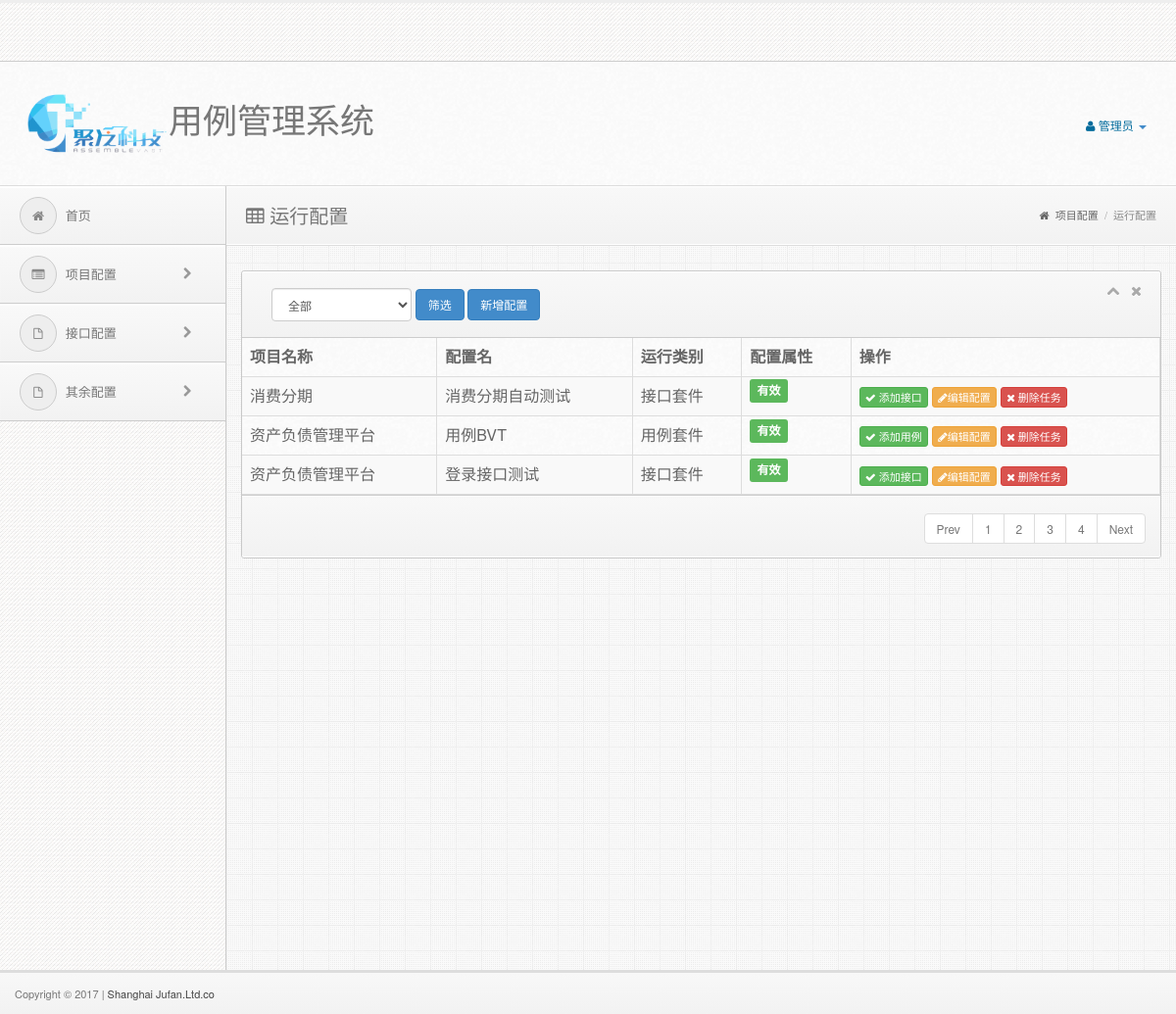
Page /auth_option/project/run_mange (signed in) on the committed database.
### APP/models.py (models this page shows)
class Project(db.Model):
    __tablename__ = "projects"
    id = db.Column(db.Integer, primary_key=True)
    name = db.Column(db.String(200), unique=False)
    desc = db.Column(db.String(500), unique=False)
    Operator_name = db.Column(db.String(200), unique=False) #操作人
    project_status = db.Column(db.String(10), default=0, nullable=False)
    @staticmethod
    def return_project():
        project = [(m.id, m.name) for m in Project.query.all()]
        return project

class RunCaseConfig(db.Model):
    __tablename__ = "runcaseconfig"
    id = db.Column(db.Integer, primary_key=True)
    project_id = db.Column(db.Integer, nullable=False)
    plan_name = db.Column(db.String(500), unique=False)
    sort_id = db.Column(db.String(500), unique=False)
    run_mode = db.Column(db.String(5), unique=False)
    config_status = db.Column(db.String(10), unique=False)
    cron_time = db.Column(db.String(50), unique=False)

### APP/auth/views.py (the view, shortened to what this page needs)
@auth_option.route('/project/run_mange', methods=['GET', 'POST'])
def run_mange():
    project_id = request.args.get('project_id', -1, type=int)  # 项目ID
    form = RunMange(project_id=project_id)
    form2 = AddRunMange()
    form4 = EditRunMange()
    projects = Project.return_project()
    projects.append(('-1', u'全部'))
    form.project_id.choices = projects
    form2.project_id.choices = projects
    form4.project_id.choices = projects
    if 'username' not in session:
        return redirect(url_for("auth_login.login"))
    run_manage_infos = RunCaseConfig.query.order_by(RunCaseConfig.id.desc()).all()
    return render_template("runmanage.html", form=form, form2=form2, form4=form4, len_run_manage=len(run_manage_infos), run_manage_infos=run_manage_infos, project=Project, api_id=0,run_id=0)

### APP/auth/forms.py
class RunMange(Form):
    project_id = SelectField(u'所属项目', coerce=int, validators=[DataRequired()])

class AddRunMange(RunMange):
    plan_name = StringField(u'套件名', validators=[DataRequired()])
    sort_id = TextAreaField(u'运行Case', validators=[DataRequired()])
    config_status = RadioField(u'套件属性', choices=[('true', u'有效'), ('flase', u'失效')], default='true')
    run_mode = RadioField(u'运行方式', choices=[('2', u'接口套件'), ('3', u'用例套件')], default='1')
    run_time = TextAreaField(u'运行时间cron', validators=[DataRequired()])

### APP/templates/runmanage.html (shortened to what this page needs)
{% extends 'base.html' %}
{% block admin_content %}
	<div class="mainbar">
      <div class="page-head">
        <h2 class="pull-left"><i class="icon-table"></i> 运行配置</h2>
        <div class="bread-crumb pull-right">
          <a href="#"><i class="icon-home"></i> 项目配置</a>
          <span class="divider">/</span>
          <a href="{{ url_for("auth_option.run_mange") }}" class="bread-current">运行配置</a>
        </div>
        <div class="clearfix"></div>
      </div>
	    <div class="matter">
        <div class="container">
            <div class="row">
              <div class="col-md-12">
                <div class="widget">
                <div class="widget-head">
                  <div class="pull-left">
        <form class="navbar-form navbar-left" role="search" method="POST">
			<div class="form-group">
                {{ form.project_id(class="form-control", placeholder="所属项目")  }}
			</div>
            <div class="form-group">
                        <button type="submit" class="btn btn-primary">
                            筛选
                        </button>
                    </div>
                    <div class="form-group">
               <button class="btn btn-primary" data-toggle="modal" data-target="#myModal">新增配置</button>
                    </div>
		</form>
                  </div>
                  <div class="widget-icons pull-right">
                    <a href="#" class="wminimize"><i class="icon-chevron-up"></i></a>
                    <a href="#" class="wclose"><i class="icon-remove"></i></a>
                  </div>
                  <div class="clearfix"></div>
                </div>
                  <div class="widget-content">
                    <table class="table table-striped table-bordered table-hover">
                      <thead>
                        <tr>
                          <th>项目名称</th>
                          <th>配置名</th>
                          <th>运行类别</th>
                          <th>配置属性</th>
                            <th>操作</th>
                        </tr>
                      </thead>
                      <tbody>
            {% if len_run_manage > 0 %}
            {% for run_manage_info in run_manage_infos %}
                        <tr>
                        <td>{{ project.query.get(run_manage_info.project_id).name }}</td>
                        <td>{{ run_manage_info.plan_name }}</td>
                         {% if run_manage_info.run_mode=='1' %}
                          <td>项目运行</td>
                            {% elif run_manage_info.run_mode=='2' %}
                            <td>接口套件</td>
                             {% else %}
                             <td>用例套件</td>
                            {% endif %}
                            {% if run_manage_info.config_status=='true' %}
                          <td><span class="label label-success">有效</span></td>
                            {% else %}
                            <td><span class="label label-danger">无效</span></td>
                            {% endif %}
                          <td>
                {% if run_manage_info.run_mode=='2' %}
                                    <a class="btn btn-xs btn-success" title="" href="{{ url_for("auth_option.sort_api", plan_name=run_manage_info.plan_name ,projet_id=run_manage_info.project_id, run_model=run_manage_info.run_mode) }}">
                                <i class="icon-ok"></i>
                                      添加接口</a>
                    {% else %}
                    <a class="btn btn-xs btn-success" title="" href="{{ url_for("auth_option.sort_case", project_id=run_manage_info.project_id, run_id=run_manage_info.id , api_id=api_id) }}">
                                <i class="icon-ok"></i>
                                      添加用例</a>
                            {% endif %}
                              <a class="btn btn-xs btn-warning" title="编辑配置" onclick="get_config_info('{{ url_for('auth_option.get_config_by_id', id=run_manage_info.id) }}',{{ run_manage_info.id }})">
                                <i class="icon-pencil"></i>编辑配置
                            </a>
                              <a class="btn btn-xs btn-danger" title="" href="{{ url_for("auth_option.pausejob", job_id=run_manage_info.id ) }}">
                                <i class="icon-remove"></i>
                                      删除任务</a>
                          </td>
                        </tr>
  {% endfor %}
        {% endif %}
                      </tbody>
                    </table>
                    <div class="widget-foot">
                        <ul class="pagination pull-right">
                          <li><a href="#">Prev</a></li>
                          <li><a href="#">1</a></li>
                          <li><a href="#">2</a></li>
                          <li><a href="#">3</a></li>
                          <li><a href="#">4</a></li>
                          <li><a href="#">Next</a></li>
                        </ul>
                      <div class="clearfix"></div>
                    </div>
                  </div>
                </div>
              </div>
            </div>
        </div>
		  </div>
    </div>
{% endblock %}

### APP/static/style/style.css (style rules this page uses)
body { font-size: 12px; line-height: 22px; color: #666; border-top: 3px solid #eee; background:#343434 url("../img/back.png") repeat; padding-top: 37px; -webkit-font-smoothing: antialiased; }
h1,h2,h3,h4,h5,h6 { padding: 2px 0px; margin: 2px 0px; color: #777; }
h2 { font-size: 25px; line-height: 35px; }
a { color: #026b9c; }
.btn { font-size: 12px !important; }
button { font-size: 11px; }
a.btn { font-size: 11px !important; }
form { margin: 0px; }
form button { font-size: 11px !important; }
form input, form button, form textarea, form select { font-size:12px !important; }
.mainbar { position: relative; margin-left: 230px; margin-right: 0px; width: auto; background:#eee url("../img/main-back.png") repeat; border-left: 1px solid #ccc; z-index: 50; min-height: 800px; }
.mainbar .container { max-width:100% !important; width: 100% !important; }
.pagination { margin: 10px 0px 5px 0px; }
.mainbar .page-head { background-color: #f8f8f8; background: -webkit-gradient(linear, left top, left bottom, from(#f8f8f8), to(#f2f2f2)); background: -webkit-linear-gradient(top, #f8f8f8, #f2f2f2); background: -moz-linear-gradient(top, #f8f8f8, #f2f2f2); background: -ms-linear-gradient(top, #f8f8f8, #f2f2f2); background: -o-linear-gradient(top, #f8f8f8, #f2f2f2); background: linear-gradient(top, #f8f8f8, #f2f2f2); padding: 8px 20px; border-bottom: 1px solid #fff; box-shadow: inset 0px 1px 1px #fff; }
.mainbar .page-head h2 { font-weight: normal; font-size: 20px; }
.mainbar .bread-crumb { font-size: 11px; margin-top: 10px; color: #aaa; }
.mainbar .bread-crumb i { margin-right: 3px; }
.mainbar .bread-crumb .divider { margin: 0px 3px; }
.mainbar .bread-crumb a { color: #666; }
.mainbar .bread-crumb a.bread-current { color: #888; }
.mainbar .matter { border-top: 1px solid #ddd; padding: 15px 0px; }
.widget { border: 1px solid #c9c9c9; border-radius: 3px; margin-top: 10px; margin-bottom: 20px; background: #fafafa url('../img/cream.png') repeat; }
.widget .table { margin: 0px; width: 100%; }
.widget .table .btn { font-size: 11px !important; }
.widget .table-bordered { border-radius: 0px; border: 0px; }
.widget .table-bordered th { border-bottom: 1px solid #ddd !important; }
.widget .table-bordered td { border-top: 0px !important; border-bottom: 1px solid #ddd !important; border-radius: 0px !important; }
.widget .table-bordered td:first-child, .widget .table-bordered th:first-child { border-left: 0px; }
.widget .table-bordered thead:first-child tr:first-child > th:first-child, .widget .table-bordered tbody:first-child tr:first-child > td:first-child { border-radius: 0px; }
.widget .widget-head,.modal-header { background-color: #f8f8f8; background: -webkit-gradient(linear, left top, left bottom, from(#f8f8f8), to(#f2f2f2)); background: -webkit-linear-gradient(top, #f8f8f8, #f2f2f2); background: -moz-linear-gradient(top, #f8f8f8, #f2f2f2); background: -ms-linear-gradient(top, #f8f8f8, #f2f2f2); background: -o-linear-gradient(top, #f8f8f8, #f2f2f2); background: linear-gradient(top, #f8f8f8, #f2f2f2); border-top-right-radius: 3px; border-top-left-radius: 3px; text-shadow:0px 1px #fff; border-bottom: 1px solid #ccc; border-top: 1px solid #fff; color: #666; font-size: 13px; font-weight: bold; padding: 8px 15px; }
.widget .widget-head .widget-icons i { font-size: 14px; margin: 0px 4px; }
.widget .widget-head .widget-icons a { color: #aaa; }
.widget .widget-foot, .modal-footer { background-color: #f8f8f8; background: -webkit-gradient(linear, left top, left bottom, from(#f8f8f8), to(#f2f2f2)); background: -webkit-linear-gradient(top, #f8f8f8, #f2f2f2); background: -moz-linear-gradient(top, #f8f8f8, #f2f2f2); background: -ms-linear-gradient(top, #f8f8f8, #f2f2f2); background: -o-linear-gradient(top, #f8f8f8, #f2f2f2); background: linear-gradient(top, #f8f8f8, #f2f2f2); border-bottom-right-radius: 3px; border-bottom-left-radius: 3px; text-shadow:0px 1px #fff; border-bottom: 1px solid #fff; border-top: 1px solid #ccc; padding: 8px 15px; font-size: 12px; color: #555; box-shadow: inset 0px 1px 1px #fff; }
.pagination li a { color:#777; }

### rows in the picture
RunCaseConfig: plan_name "消费分期自动测试", run_mode "接口套件", config_status "有效"
Project: query.get "消费分期"
RunCaseConfig: plan_name "用例BVT", run_mode "用例套件", config_status "有效"
Project: query.get "资产负债管理平台"
RunCaseConfig: plan_name "登录接口测试", run_mode "接口套件", config_status "有效"

### other values in the picture
{{ session.username }} "管理员"
